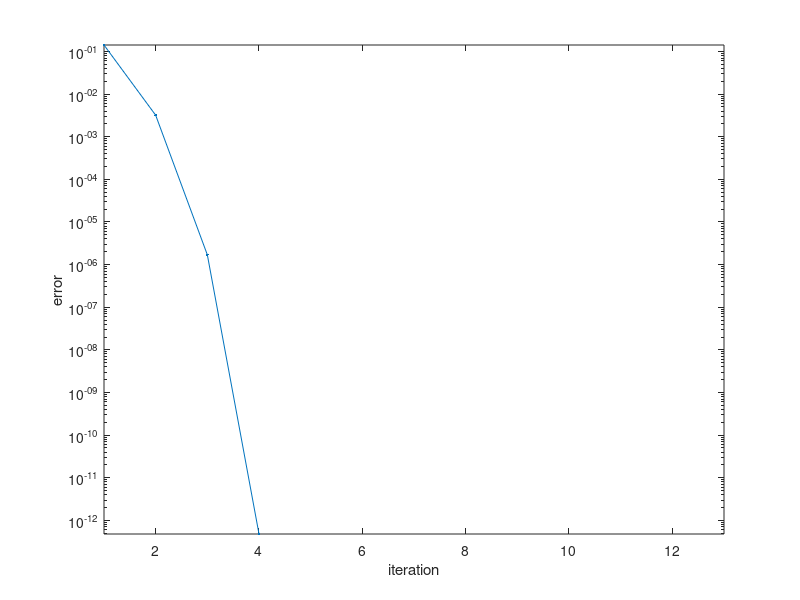

This chart was generated by the following MATLAB code:
clc
clear
g = @(x) 1/2*(x+9/x);
r = 3;
x = pi;
for k = 1:12
x(k + 1) = g(x(k));
end
err = abs(x - r);
semilogy(err, '.-'), axis tight
xlabel('iteration'), ylabel('error')
p = polyfit(1:13, log(err), 1)
sigma = exp(p(1))
err(9:12) ./ err(8:11)
